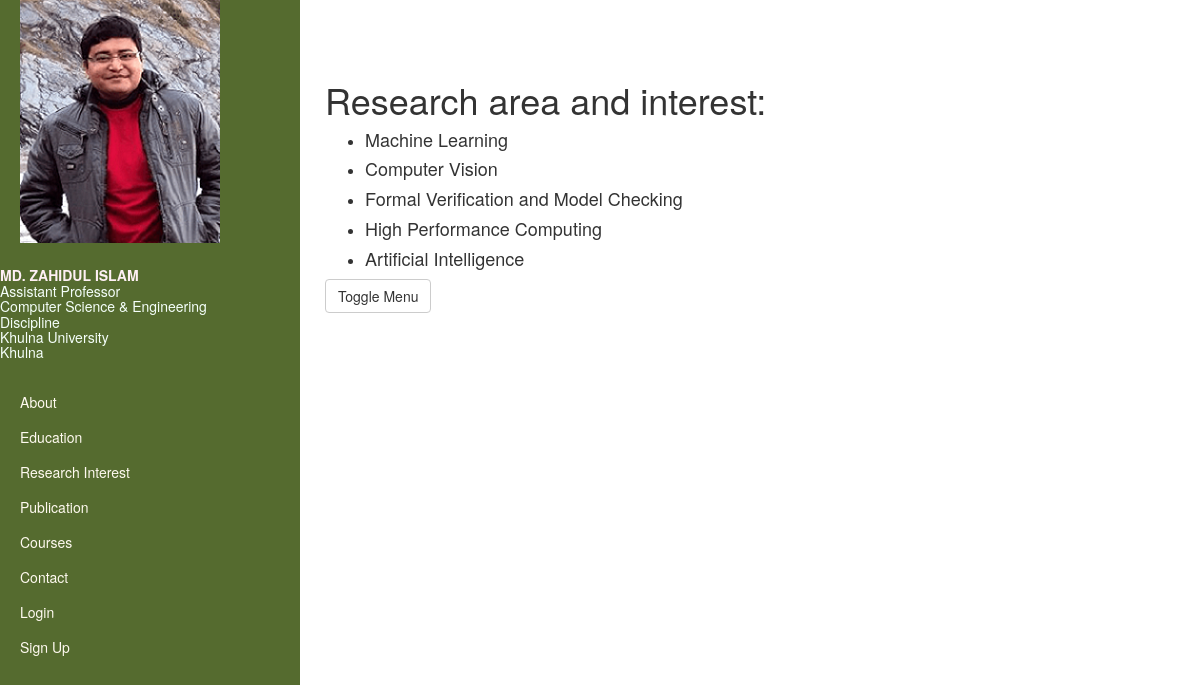
Page /research.php on the committed database.
### tables this page shows
CREATE TABLE IF NOT EXISTS `teacher` (
  `t_id` int(11) NOT NULL AUTO_INCREMENT,
  `name` varchar(50) NOT NULL,
  `email` varchar(100) NOT NULL,
  `photo` varchar(100) NOT NULL,
  `about` text NOT NULL,
  `designation` varchar(20) NOT NULL,
  `phone` int(20) NOT NULL,
  `password` varchar(100) NOT NULL,
  `last_login` datetime NOT NULL,
  PRIMARY KEY (`t_id`),
  UNIQUE KEY `email` (`email`)
);

CREATE TABLE IF NOT EXISTS `research` (
  `r_id` int(11) NOT NULL AUTO_INCREMENT,
  `t_id` int(11) NOT NULL,
  `interest` varchar(100) NOT NULL,
  PRIMARY KEY (`r_id`),
  KEY `t_id` (`t_id`)
);

### research.php (the view, shortened to what this page needs)
<?php
include_once 'login and registration form\dbconnect.php';
$sql = "SELECT interest FROM `research` WHERE t_id=3";
$result = mysqli_query($connection, $sql);
$sql = "SELECT * FROM `teacher` WHERE t_id=3";
$basic_info = mysqli_query($connection, $sql);
$row = mysqli_fetch_array($basic_info);
$name = $row['name'];
$designation = $row['designation'];
?>
<!DOCTYPE html>
<html lang="en">
<head>
    <link href="css/bootstrap.min.css" rel="stylesheet">
    <link href="css/simple-sidebar.css" rel="stylesheet">
</head>
<body>
<div id="wrapper">
        <div id="sidebar-wrapper">
            <ul class="sidebar-nav">
                <li class="sidebar-brand">
                <img src="zahid.png">
                    <a class="info">
                       <H5><br><strong style="text-transform: uppercase; color:LavenderBlush "><?php echo $name ?></strong><br><?php echo $designation ?><br>Computer Science &amp; Engineering Discipline<br>Khulna University<br>Khulna</H5>
                    </a>
                </li>
                <li>
                    <a href="about.php">About</a>
                </li>
                <li>
                    <a href="education.php">Education</a>
                </li>
                <li>
                    <a href="research.php">Research Interest</a>
                </li>
                <li>
                    <a href="publication.php">Publication</a>
                </li>
                <li>
                    <a href="courses.php">Courses</a>
                </li>
                <li>
                    <a href="contact.php">Contact</a>
                </li>
                <?php if (isset($_SESSION['usr_id'])) { ?>
                <li class="uName" style="color:LavenderBlush "><a style="text-transform: uppercase;" >Logged in as <?php echo $_SESSION['usr_name']; ?></a></li>
                <li class="menu-item"><a href="login and registration form\logout.php">Log Out</a></li>
                <?php } else { ?>
                <li class="SignIn"><a href="login and registration form\login.php">Login</a></li>
                <li class="SignIn"><a href="login and registration form\register.php">Sign Up</a></li>
                <?php } ?>
            </ul>
        </div>
        <div id="page-content-wrapper">
            <div class="container-fluid">
                <div class="row">
                    <div class="col-lg-12">
                        <h1>Research area and interest: </h1>
                        <ul>
                            <?php
                                while($row = mysqli_fetch_assoc($result))
                                {
                                    echo "<li>";
                                    echo "<h4>". $row["interest"]."</h4>";
                                    echo "</li>";
                                }
                            ?>
                        </ul>
                        <a href="#menu-toggle" class="btn btn-default" id="menu-toggle">Toggle Menu</a>
                    </div>
                </div>
            </div>
        </div>
    </div>
</body>
</html>

### css/simple-sidebar.css (style rules this page uses)
body { overflow-x: hidden; }
#wrapper { padding-left: 0; -webkit-transition: all 0.5s ease; -moz-transition: all 0.5s ease; -o-transition: all 0.5s ease; transition: all 0.5s ease; }
#sidebar-wrapper { z-index: 1000; position: fixed; left: 250px; width: 0; height: 100%; margin-left: -250px; overflow-y: auto; background: DarkOliveGreen; -webkit-transition: all 0.5s ease; -moz-transition: all 0.5s ease; -o-transition: all 0.5s ease; transition: all 0.5s ease; }
#page-content-wrapper { width: 100%; position: absolute; padding: 15px; }
.sidebar-nav { position: absolute; top: 0; width: 260px; margin: 0; padding: 0; list-style: none; }
.sidebar-nav li { text-indent: 20px; line-height: 35px; }
.sidebar-nav li a { display: block; text-decoration: none; color: FloralWhite ; }
.sidebar-nav > .sidebar-brand { height: 385px; font-size: 18px; line-height: 50px; }
.sidebar-nav > .sidebar-brand a { color: white; }
.sidebar-nav > .sidebar-brand .info { color: MintCream ; }
@media (min-width:768px) { #wrapper { padding-left: 250px; } }
@media (min-width:768px) { #sidebar-wrapper { width: 300px; } }
@media (min-width:768px) { #page-content-wrapper { padding: 60px; position: relative; } }

### rows in the picture
teacher: name "MD. ZAHIDUL ISLAM", designation "Assistant Professor"
research: interest "Machine Learning"
research: interest "Computer Vision"
research: interest "Formal Verification and Model Checking"
research: interest "High Performance Computing"
research: interest "Artificial Intelligence"
